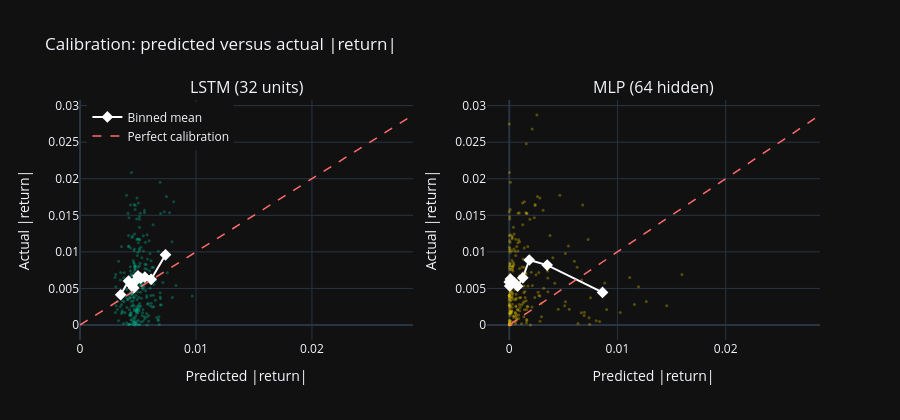

Notebook code for this chart:
### Markdown cell above
### Forecast calibration

A calibration plot asks a question RMSE cannot: across the range of
predictions, are they right on average? Perfect calibration puts every point
on the 45 degree line. The fitted slope summarises the departure: below 1 means
forecasts are too spread out relative to reality, above 1 means too compressed.

### Code cell
def calibration_data(forecast, actual_vals, n_bins=10):
    bins = pd.qcut(forecast, n_bins, labels=False, duplicates='drop')
    binned = pd.DataFrame({'pred': forecast, 'act': actual_vals, 'bin': bins})
    grouped = binned.groupby('bin', observed=True).mean()
    slope, intercept, r_val, _, _ = stats.linregress(forecast, actual_vals)
    return grouped['pred'].values, grouped['act'].values, slope, intercept, r_val


fig = make_subplots(rows=1, cols=2,
                    subplot_titles=(f'LSTM ({LSTM_UNITS} units)',
                                    f'MLP ({MLP_HIDDEN} hidden)'))

cal_summary = {}
for col, (fc, label, colour) in enumerate([
    (lstm_forecasts, 'LSTM', '#00d4aa'),
    (mlp_forecasts, 'MLP', '#ffd700'),
], start=1):
    bp, ba, slope, intercept, r_val = calibration_data(fc, actual)
    cal_summary[label] = {'slope': slope, 'intercept': intercept, 'r': r_val}

    fig.add_trace(go.Scatter(x=fc, y=actual, mode='markers',
                             marker=dict(color=colour, size=3, opacity=0.3),
                             showlegend=False), row=1, col=col)
    fig.add_trace(go.Scatter(x=bp, y=ba, mode='markers+lines',
                             marker=dict(color='white', size=9,
                                         symbol='diamond'),
                             line=dict(color='white', width=2),
                             name='Binned mean',
                             showlegend=(col == 1)), row=1, col=col)
    lim = max(fc.max(), actual.max())
    fig.add_trace(go.Scatter(x=[0, lim], y=[0, lim], mode='lines',
                             line=dict(color='#ff6b6b', dash='dash',
                                       width=1.5),
                             name='Perfect calibration',
                             showlegend=(col == 1)), row=1, col=col)

fig.update_layout(template='plotly_dark', height=420,
                  title_text='Calibration: predicted versus actual |return|',
                  legend=dict(yanchor='top', y=0.99, xanchor='left', x=0.01))
fig.update_xaxes(title_text='Predicted |return|')
fig.update_yaxes(title_text='Actual |return|')
fig.show()

cal_lines = []
for label, s in cal_summary.items():
    if s['slope'] <= 0:
        direction = ('not positively related to realised values: higher '
                     'forecasts did not go with larger realised moves')
    elif s['slope'] < 0.9:
        direction = 'too dispersed relative to realised values'
    elif s['slope'] > 1.1:
        direction = 'too compressed relative to realised values'
    else:
        direction = 'close to proportional'
    cal_lines.append(
        f"- **{label}**: slope {s['slope']:.3f}, "
        f"intercept {s['intercept']:.6f}, r = {s['r']:.3f}. "
        f"Forecasts are {direction}."
    )

display(Markdown('Fitted calibration lines (seed ' + str(SEED) + '):\n\n'
                 + '\n'.join(cal_lines)))

### Figure 1 — Plotly figure (JSON) as saved in the notebook; plotly's stock layout.template omitted (floating-point values rounded to 4 significant figures; data arrays with more than 128 entries replaced by an {"elided": "..."} marker saying what was removed)
{"data": [{"marker": {"color": "#00d4aa", "opacity": 0.3, "size": 3}, "mode": "markers", "showlegend": false, "type": "scatter", "x": {"elided": "252 float values"}, "xaxis": "x", "y": {"elided": "252 float values"}, "yaxis": "y"}, {"line": {"color": "white", "width": 2}, "marker": {"color": "white", "size": 9, "symbol": "diamond"}, "mode": "markers+lines", "name": "Binned mean", "showlegend": true, "type": "scatter", "x": [0.003505, 0.004182, 0.004431, 0.004631, 0.004792, 0.005, 0.005235, 0.005596, 0.006135, 0.007374], "xaxis": "x", "y": [0.004141, 0.006019, 0.005463, 0.005075, 0.006041, 0.006709, 0.006397, 0.006539, 0.006242, 0.009596], "yaxis": "y"}, {"line": {"color": "#ff6b6b", "dash": "dash", "width": 1.5}, "mode": "lines", "name": "Perfect calibration", "showlegend": true, "type": "scatter", "x": [0, 0.02871], "xaxis": "x", "y": [0, 0.02871], "yaxis": "y"}, {"marker": {"color": "#ffd700", "opacity": 0.3, "size": 3}, "mode": "markers", "showlegend": false, "type": "scatter", "x": {"elided": "252 float values"}, "xaxis": "x2", "y": {"elided": "252 float values"}, "yaxis": "y2"}, {"line": {"color": "white", "width": 2}, "marker": {"color": "white", "size": 9, "symbol": "diamond"}, "mode": "markers+lines", "name": "Binned mean", "showlegend": false, "type": "scatter", "x": [4.048e-06, 4.126e-05, 0.000111, 0.0002595, 0.0004744, 0.0007739, 0.001253, 0.001849, 0.003506, 0.008621], "xaxis": "x2", "y": [0.005894, 0.005332, 0.006285, 0.00578, 0.005781, 0.005298, 0.006457, 0.008892, 0.008189, 0.004451], "yaxis": "y2"}, {"line": {"color": "#ff6b6b", "dash": "dash", "width": 1.5}, "mode": "lines", "name": "Perfect calibration", "showlegend": false, "type": "scatter", "x": [0, 0.02871], "xaxis": "x2", "y": [0, 0.02871], "yaxis": "y2"}], "layout": {"annotations": [{"font": {"size": 16}, "showarrow": false, "text": "LSTM (32 units)", "x": 0.225, "xanchor": "center", "xref": "paper", "y": 1.0, "yanchor": "bottom", "yref": "paper"}, {"font": {"size": 16}, "showarrow": false, "text": "MLP (64 hidden)", "x": 0.775, "xanchor": "center", "xref": "paper", "y": 1.0, "yanchor": "bottom", "yref": "paper"}], "height": 420, "legend": {"x": 0.01, "xanchor": "left", "y": 0.99, "yanchor": "top"}, "title": {"text": "Calibration: predicted versus actual |return|"}, "xaxis": {"anchor": "y", "domain": [0.0, 0.45], "title": {"text": "Predicted |return|"}}, "xaxis2": {"anchor": "y2", "domain": [0.55, 1.0], "title": {"text": "Predicted |return|"}}, "yaxis": {"anchor": "x", "domain": [0.0, 1.0], "title": {"text": "Actual |return|"}}, "yaxis2": {"anchor": "x2", "domain": [0.0, 1.0], "title": {"text": "Actual |return|"}}}}
